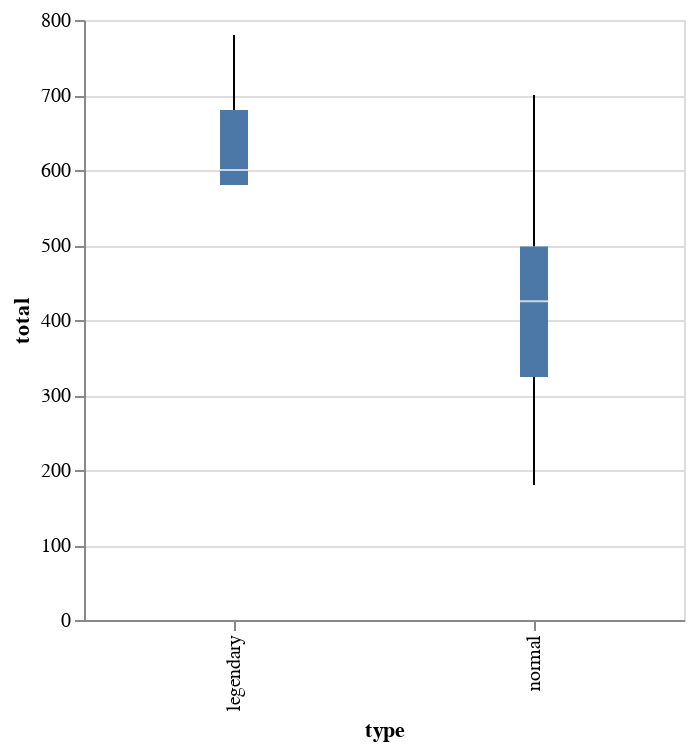

Notebook source saved alongside this figure:
### Markdown cell above
## Total: sum of all stats that come after this, a general guide to how strong a pokemon is

### Code cell
alt.Chart(df).mark_boxplot().encode(
    x = 'type:O', 
    y = 'total:Q'
).properties(
    width=300,
    height=300
)

### Figure 1 — Vega-Lite specification as saved in the notebook (floating-point values rounded to 4 significant figures; data arrays with more than 128 entries replaced by an {"elided": "..."} marker saying what was removed)
{"config": {"view": {"continuousWidth": 400, "continuousHeight": 300}}, "data": {"name": "data-5ef4e8e504fb3291210780433fcc7e4e"}, "mark": "boxplot", "encoding": {"x": {"type": "ordinal", "field": "type"}, "y": {"type": "quantitative", "field": "total"}}, "height": 300, "width": 300, "$schema": "https://vega.github.io/schema/vega-lite/v4.8.1.json", "datasets": {"data-5ef4e8e504fb3291210780433fcc7e4e": {"elided": "800 records"}}}
